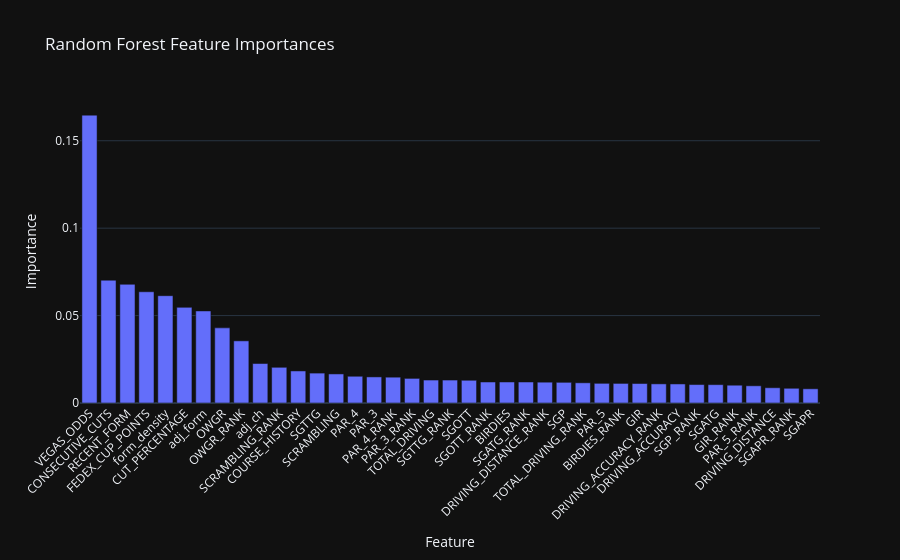

Notebook cell for this chart:
### Markdown cell above
### Final Training + Feature Importance

Train final model on all available historical data, then export this week's
ranked probabilities for optimizer input.

### Code cell
import pandas as pd
import plotly.express as px

# Fit final production model on all training rows
final_model = clone(rf_cv_pipeline)
final_model.fit(X_rf, y_rf)

# Feature importances (from fitted RF inside pipeline)
rf_step = final_model.named_steps["rf"]
importance_df = pd.DataFrame({
    "Feature": feature_cols,
    "Importance": rf_step.feature_importances_
}).sort_values(by="Importance", ascending=False)

fig = px.bar(
    importance_df,
    x="Feature",
    y="Importance",
    title="Random Forest Feature Importances",
    template="plotly_dark"
)
fig.update_layout(xaxis_tickangle=-45)
fig.show()

### Figure 1 — Plotly figure (JSON) as saved in the notebook; plotly's stock layout.template omitted (floating-point values rounded to 4 significant figures)
{"data": [{"hovertemplate": "Feature=%{x}<br>Importance=%{y}<extra></extra>", "legendgroup": "", "marker": {"color": "#636efa", "pattern": {"shape": ""}}, "name": "", "orientation": "v", "showlegend": false, "textposition": "auto", "type": "bar", "x": ["VEGAS_ODDS", "CONSECUTIVE_CUTS", "RECENT_FORM", "FEDEX_CUP_POINTS", "form_density", "CUT_PERCENTAGE", "adj_form", "OWGR", "OWGR_RANK", "adj_ch", "SCRAMBLING_RANK", "COURSE_HISTORY", "SGTTG", "SCRAMBLING", "PAR_4", "PAR_3", "PAR_4_RANK", "PAR_3_RANK", "TOTAL_DRIVING", "SGTTG_RANK", "SGOTT", "SGOTT_RANK", "BIRDIES", "SGATG_RANK", "DRIVING_DISTANCE_RANK", "SGP", "TOTAL_DRIVING_RANK", "PAR_5", "BIRDIES_RANK", "GIR", "DRIVING_ACCURACY_RANK", "DRIVING_ACCURACY", "SGP_RANK", "SGATG", "GIR_RANK", "PAR_5_RANK", "DRIVING_DISTANCE", "SGAPR_RANK", "SGAPR"], "xaxis": "x", "y": [0.1646, 0.07024, 0.06788, 0.06362, 0.06137, 0.0547, 0.05265, 0.04298, 0.03554, 0.02258, 0.02042, 0.01833, 0.0171, 0.01662, 0.01529, 0.01492, 0.01477, 0.01407, 0.01313, 0.01313, 0.013, 0.01201, 0.012, 0.012, 0.01191, 0.01182, 0.01155, 0.01125, 0.0112, 0.01114, 0.01093, 0.01089, 0.01055, 0.0105, 0.01017, 0.009838, 0.008727, 0.008413, 0.00812], "yaxis": "y"}], "layout": {"barmode": "relative", "legend": {"tracegroupgap": 0}, "title": {"text": "Random Forest Feature Importances"}, "xaxis": {"anchor": "y", "domain": [0, 1], "tickangle": -45, "title": {"text": "Feature"}}, "yaxis": {"anchor": "x", "domain": [0, 1], "title": {"text": "Importance"}}}}
